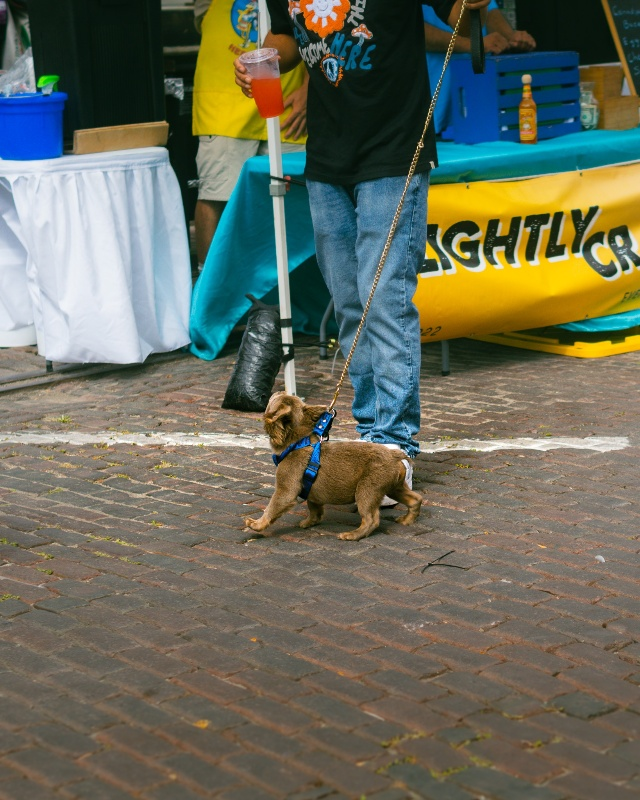
#> input picture imgs/resized_pic.jpg, 640 x 800 px, found by its file name
$ python adaptive_threshold.py
#> lines starting #> are read from the running program, lines starting #| are printed output that depends on the picture; after the words box and inside, x2 and y2 are one past the last pixel; in counts of white or black regions, pixels touching at a corner belong together
import os, cv2

cwd = os.getcwd()

img = cv2.imread(os.path.join(cwd, 'imgs', 'resized_pic.jpg'))
#> img is the input picture: shape (800, 640, 3); mean B, G, R 92, 108.4, 106.5

img_gray = cv2.cvtColor(img, cv2.COLOR_BGR2GRAY)
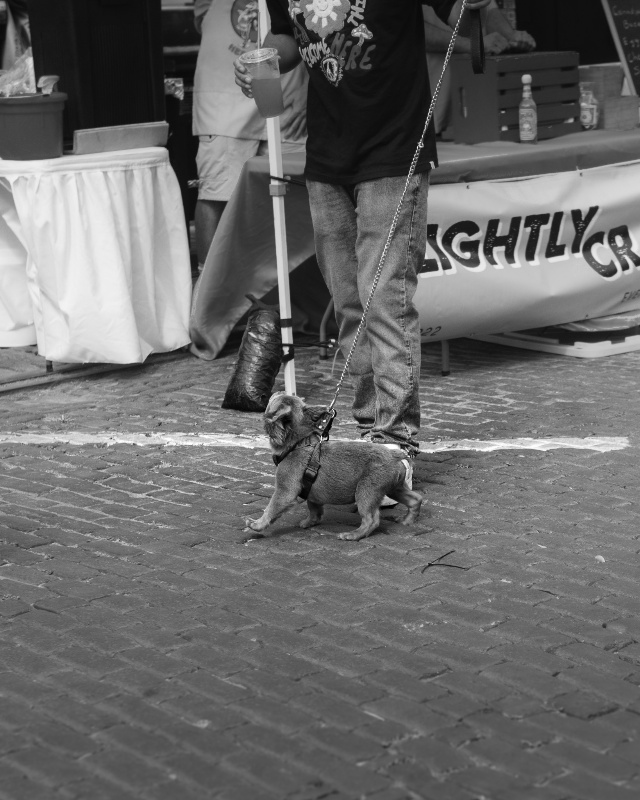
#> img_gray: shape (800, 640); min 0, max 255, mean 105.9

thresh = cv2.adaptiveThreshold(img_gray, 255, cv2.ADAPTIVE_THRESH_GAUSSIAN_C, cv2.THRESH_BINARY, 21, 30)
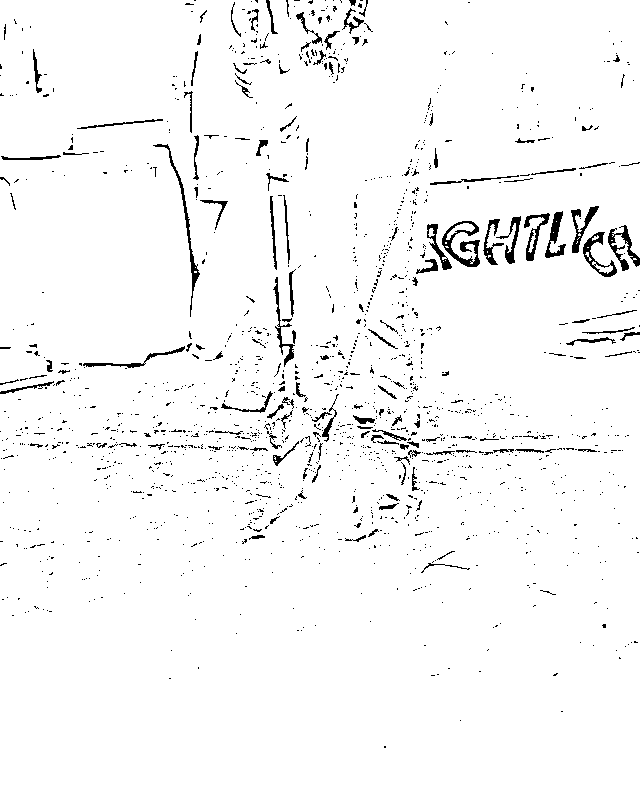
#> thresh: shape (800, 640); 96.8% white; black in thin lines or dots

cv2.imshow('img_gray', img_gray)
cv2.imshow('thresh', thresh)

cv2.waitKey(0)
cv2.destroyAllWindows()

$ run again, with imgs/property-brothers-black-window-with-white-curtains copy.jpg copied over imgs/resized_pic.jpg
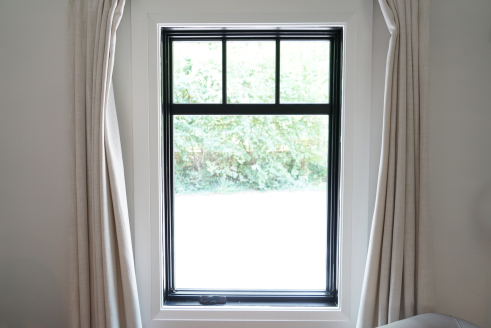
#> input picture imgs/property-brothers-black-window-with-white-curtains copy.jpg, 491 x 328 px, found by its file name
#> img is the input picture: shape (328, 491, 3); mean B, G, R 157.7, 161.7, 161.2
#> `img_gray = cv2.cvtColor(img, cv2.COLOR_BGR2GRAY)`:
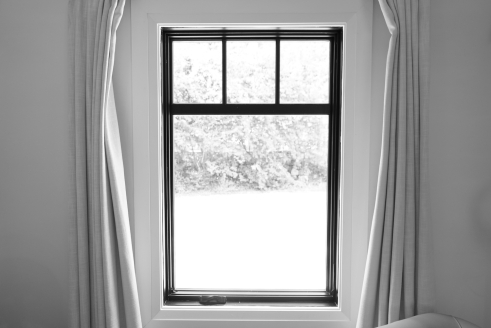
#> img_gray: shape (328, 491); min 7, max 255, mean 161.1
#> `thresh = cv2.adaptiveThreshold(img_gray, 255, cv2.ADAPTIVE_THRESH_GAUS..`:
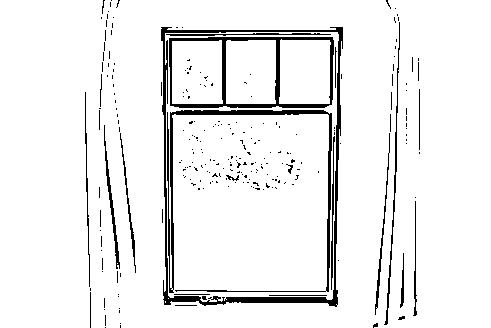
#> thresh: shape (328, 491); 93.4% white; 246 black regions (224 under 20 px), largest, box (x1, y1, x2, y2) and area: (161, 27, 343, 307) 2994, (167, 110, 332, 293) 2117, (169, 37, 334, 108) 1983
